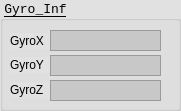
     <widget class="QGroupBox" name="groupBox_18">
      <property name="geometry">
       <rect>
        <x>10</x>
        <y>130</y>
        <width>181</width>
        <height>111</height>
       </rect>
      </property>
      <property name="font">
       <font>
        <family>Monospace</family>
        <pointsize>10</pointsize>
        <underline>true</underline>
       </font>
      </property>
      <property name="styleSheet">
       <string notr="true">background-color: rgb(225, 225, 225);</string>
      </property>
      <property name="title">
       <string>Gyro_Inf</string>
      </property>
      <widget class="QLabel" name="label_95">
       <property name="geometry">
        <rect>
         <x>10</x>
         <y>33</y>
         <width>41</width>
         <height>16</height>
        </rect>
       </property>
       <property name="font">
        <font>
         <pointsize>9</pointsize>
        </font>
       </property>
       <property name="text">
        <string>GyroX</string>
       </property>
      </widget>
      <widget class="QTextEdit" name="textEdit_ImuGyroX">
       <property name="geometry">
        <rect>
         <x>50</x>
         <y>30</y>
         <width>111</width>
         <height>21</height>
        </rect>
       </property>
       <property name="font">
        <font>
         <pointsize>9</pointsize>
        </font>
       </property>
       <property name="styleSheet">
        <string notr="true">background-color: rgb(200, 200, 200);</string>
       </property>
       <property name="verticalScrollBarPolicy">
        <enum>Qt::ScrollBarAlwaysOff</enum>
       </property>
       <property name="readOnly">
        <bool>true</bool>
       </property>
      </widget>
      <widget class="QLabel" name="label_113">
       <property name="geometry">
        <rect>
         <x>10</x>
         <y>57</y>
         <width>41</width>
         <height>16</height>
        </rect>
       </property>
       <property name="font">
        <font>
         <pointsize>9</pointsize>
        </font>
       </property>
       <property name="text">
        <string>GyroY</string>
       </property>
      </widget>
      <widget class="QTextEdit" name="textEdit_ImuGyroY">
       <property name="geometry">
        <rect>
         <x>50</x>
         <y>55</y>
         <width>111</width>
         <height>21</height>
        </rect>
       </property>
       <property name="font">
        <font>
         <pointsize>9</pointsize>
        </font>
       </property>
       <property name="styleSheet">
        <string notr="true">background-color: rgb(200, 200, 200);</string>
       </property>
       <property name="verticalScrollBarPolicy">
        <enum>Qt::ScrollBarAlwaysOff</enum>
       </property>
       <property name="readOnly">
        <bool>true</bool>
       </property>
      </widget>
      <widget class="QLabel" name="label_114">
       <property name="geometry">
        <rect>
         <x>10</x>
         <y>82</y>
         <width>41</width>
         <height>16</height>
        </rect>
       </property>
       <property name="font">
        <font>
         <pointsize>9</pointsize>
        </font>
       </property>
       <property name="text">
        <string>GyroZ</string>
       </property>
      </widget>
      <widget class="QTextEdit" name="textEdit_ImuGyroZ">
       <property name="geometry">
        <rect>
         <x>50</x>
         <y>80</y>
         <width>111</width>
         <height>21</height>
        </rect>
       </property>
       <property name="font">
        <font>
         <pointsize>9</pointsize>
        </font>
       </property>
       <property name="styleSheet">
        <string notr="true">background-color: rgb(200, 200, 200);</string>
       </property>
       <property name="verticalScrollBarPolicy">
        <enum>Qt::ScrollBarAlwaysOff</enum>
       </property>
       <property name="readOnly">
        <bool>true</bool>
       </property>
      </widget>
     </widget>
